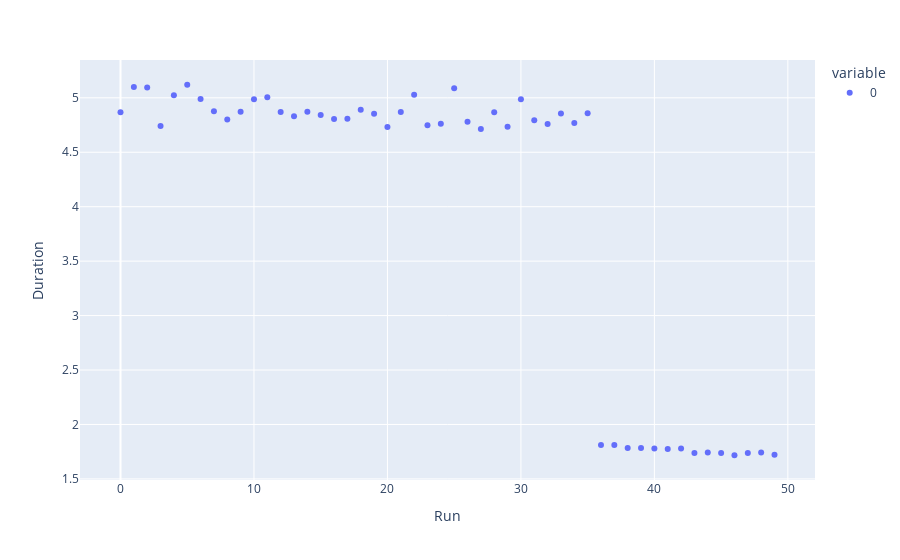
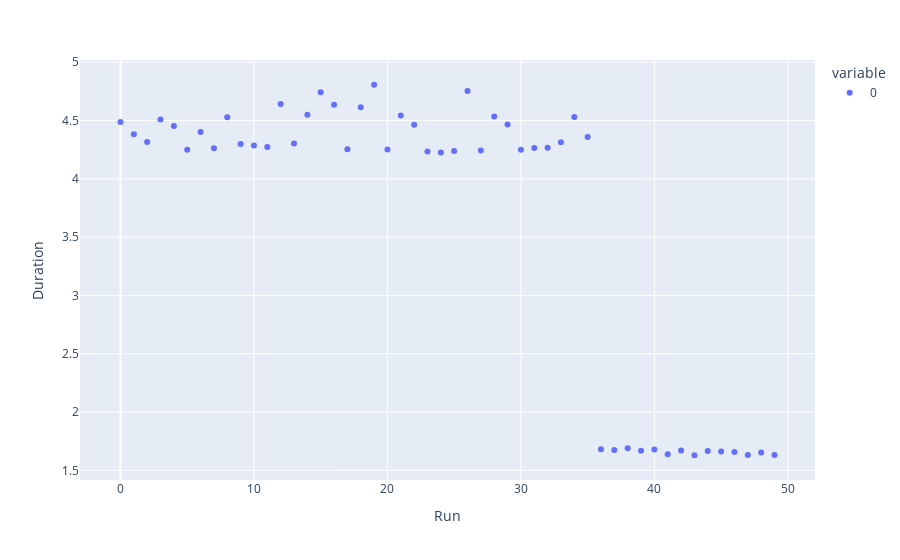
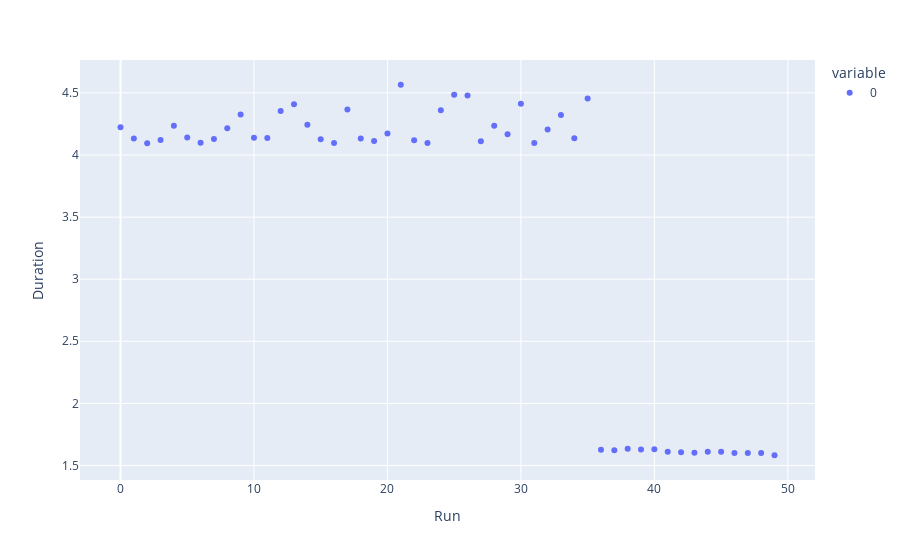
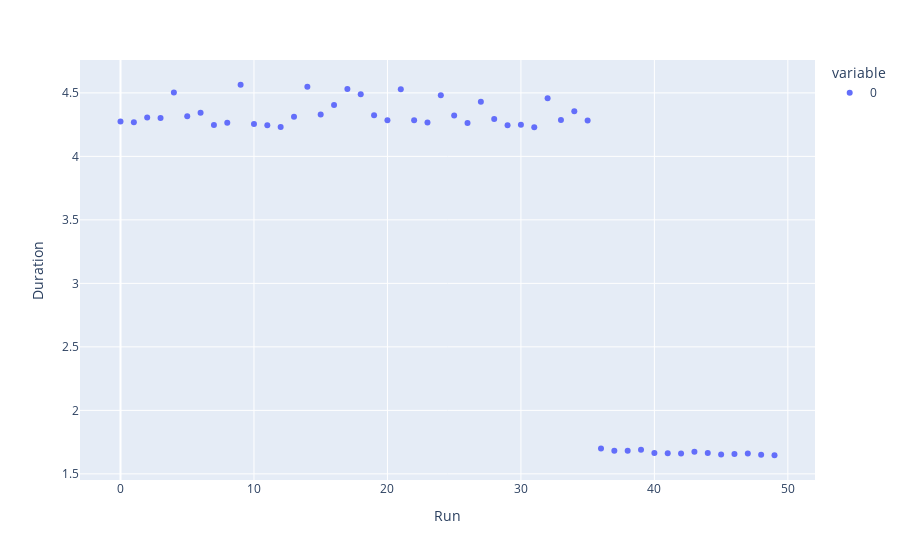

Notebook source saved alongside these figures, in order:
### Code cell
from hcve_lib.visualisation import p
from optuna import Trial
from hcve_lib.tracking import get_completed_runs, get_run_duration
from hcve_lib.tracking import get_last_run
from hcve_lib.tracking import is_root_run
from hcve_lib.tracking import get_children_run
import humanize
import pytz
from datetime import datetime

set_tracking_uri('http://localhost:5000')
runs = get_completed_runs('lco_optimized')
last_run = get_last_run(runs, is_root_run(runs) & (runs['tags.mlflow.runName'] == 'coxnet'))
children = get_children_run(runs, last_run['run_id'])

def get_trial_duration_min(trial: Trial) -> float:
    return (trial.datetime_complete-trial.datetime_start).total_seconds()  / 60

for _, run in children.iterrows():
    b(run['tags.mlflow.runName'])
    p(humanize.naturaltime(datetime.now(tz=pytz.utc) - last_run['start_time']))
    p(f'Total duration: {humanize.naturaldelta(get_run_duration(run))}')
    study = load_pickled_artifact(run['run_id'], 'study')
    # optuna.visualization.plot_optimization_history(study).show()
    # optuna.visualization.plot_param_importances(result).show()
    # optuna.visualization.plot_parallel_coordinate(study).show()
    trial_durations = [
        get_trial_duration_min(trial) for trial in study.trials]
    px.scatter(trial_durations, labels={'index': 'Run', 'value': 'Duration'}).show()
    x = [trial.params['__cross_validate__missing_fraction'] for trial in study.trials]
    y = [trial.value for trial in study.trials]
    # plotly.express.scatter(x=x, y=y).show()

### Figure 1 — Plotly figure (JSON) as saved in the notebook; plotly's stock layout.template omitted (floating-point values rounded to 4 significant figures)
{"data": [{"hovertemplate": "variable=0<br>Run=%{x}<br>Duration=%{y}<extra></extra>", "legendgroup": "0", "marker": {"color": "#636efa", "symbol": "circle"}, "mode": "markers", "name": "0", "orientation": "v", "showlegend": true, "type": "scatter", "x": [0, 1, 2, 3, 4, 5, 6, 7, 8, 9, 10, 11, 12, 13, 14, 15, 16, 17, 18, 19, 20, 21, 22, 23, 24, 25, 26, 27, 28, 29, 30, 31, 32, 33, 34, 35, 36, 37, 38, 39, 40, 41, 42, 43, 44, 45, 46, 47, 48, 49], "xaxis": "x", "y": [4.868, 5.1, 5.094, 4.74, 5.023, 5.12, 4.989, 4.876, 4.801, 4.873, 4.987, 5.005, 4.869, 4.832, 4.871, 4.842, 4.806, 4.807, 4.891, 4.855, 4.733, 4.869, 5.028, 4.747, 4.761, 5.088, 4.78, 4.714, 4.868, 4.734, 4.986, 4.793, 4.759, 4.855, 4.769, 4.859, 1.812, 1.812, 1.783, 1.785, 1.78, 1.774, 1.778, 1.739, 1.743, 1.737, 1.717, 1.738, 1.743, 1.721], "yaxis": "y"}], "layout": {"legend": {"title": {"text": "variable"}, "tracegroupgap": 0}, "margin": {"t": 60}, "xaxis": {"anchor": "y", "domain": [0.0, 1.0], "title": {"text": "Run"}}, "yaxis": {"anchor": "x", "domain": [0.0, 1.0], "title": {"text": "Duration"}}}}

### Figure 2 — Plotly figure (JSON) as saved in the notebook; plotly's stock layout.template omitted (floating-point values rounded to 4 significant figures)
{"data": [{"hovertemplate": "variable=0<br>Run=%{x}<br>Duration=%{y}<extra></extra>", "legendgroup": "0", "marker": {"color": "#636efa", "symbol": "circle"}, "mode": "markers", "name": "0", "orientation": "v", "showlegend": true, "type": "scatter", "x": [0, 1, 2, 3, 4, 5, 6, 7, 8, 9, 10, 11, 12, 13, 14, 15, 16, 17, 18, 19, 20, 21, 22, 23, 24, 25, 26, 27, 28, 29, 30, 31, 32, 33, 34, 35, 36, 37, 38, 39, 40, 41, 42, 43, 44, 45, 46, 47, 48, 49], "xaxis": "x", "y": [4.486, 4.383, 4.315, 4.509, 4.454, 4.249, 4.401, 4.261, 4.529, 4.299, 4.285, 4.272, 4.642, 4.302, 4.549, 4.742, 4.635, 4.254, 4.613, 4.806, 4.252, 4.542, 4.462, 4.235, 4.225, 4.239, 4.754, 4.242, 4.533, 4.465, 4.25, 4.264, 4.266, 4.313, 4.53, 4.358, 1.68, 1.674, 1.69, 1.669, 1.679, 1.637, 1.671, 1.629, 1.666, 1.661, 1.657, 1.631, 1.652, 1.631], "yaxis": "y"}], "layout": {"legend": {"title": {"text": "variable"}, "tracegroupgap": 0}, "margin": {"t": 60}, "xaxis": {"anchor": "y", "domain": [0.0, 1.0], "title": {"text": "Run"}}, "yaxis": {"anchor": "x", "domain": [0.0, 1.0], "title": {"text": "Duration"}}}}

### Figure 3 — Plotly figure (JSON) as saved in the notebook; plotly's stock layout.template omitted (floating-point values rounded to 4 significant figures)
{"data": [{"hovertemplate": "variable=0<br>Run=%{x}<br>Duration=%{y}<extra></extra>", "legendgroup": "0", "marker": {"color": "#636efa", "symbol": "circle"}, "mode": "markers", "name": "0", "orientation": "v", "showlegend": true, "type": "scatter", "x": [0, 1, 2, 3, 4, 5, 6, 7, 8, 9, 10, 11, 12, 13, 14, 15, 16, 17, 18, 19, 20, 21, 22, 23, 24, 25, 26, 27, 28, 29, 30, 31, 32, 33, 34, 35, 36, 37, 38, 39, 40, 41, 42, 43, 44, 45, 46, 47, 48, 49], "xaxis": "x", "y": [4.223, 4.133, 4.096, 4.121, 4.235, 4.141, 4.099, 4.128, 4.215, 4.326, 4.139, 4.138, 4.354, 4.409, 4.244, 4.127, 4.097, 4.367, 4.134, 4.114, 4.174, 4.566, 4.118, 4.097, 4.36, 4.486, 4.48, 4.111, 4.236, 4.166, 4.413, 4.096, 4.205, 4.322, 4.135, 4.456, 1.627, 1.622, 1.634, 1.629, 1.63, 1.611, 1.606, 1.602, 1.61, 1.611, 1.6, 1.6, 1.601, 1.582], "yaxis": "y"}], "layout": {"legend": {"title": {"text": "variable"}, "tracegroupgap": 0}, "margin": {"t": 60}, "xaxis": {"anchor": "y", "domain": [0.0, 1.0], "title": {"text": "Run"}}, "yaxis": {"anchor": "x", "domain": [0.0, 1.0], "title": {"text": "Duration"}}}}

### Figure 4 — Plotly figure (JSON) as saved in the notebook; plotly's stock layout.template omitted (floating-point values rounded to 4 significant figures)
{"data": [{"hovertemplate": "variable=0<br>Run=%{x}<br>Duration=%{y}<extra></extra>", "legendgroup": "0", "marker": {"color": "#636efa", "symbol": "circle"}, "mode": "markers", "name": "0", "orientation": "v", "showlegend": true, "type": "scatter", "x": [0, 1, 2, 3, 4, 5, 6, 7, 8, 9, 10, 11, 12, 13, 14, 15, 16, 17, 18, 19, 20, 21, 22, 23, 24, 25, 26, 27, 28, 29, 30, 31, 32, 33, 34, 35, 36, 37, 38, 39, 40, 41, 42, 43, 44, 45, 46, 47, 48, 49], "xaxis": "x", "y": [4.276, 4.269, 4.306, 4.302, 4.504, 4.315, 4.343, 4.246, 4.265, 4.564, 4.255, 4.244, 4.231, 4.311, 4.549, 4.329, 4.404, 4.531, 4.49, 4.323, 4.285, 4.529, 4.285, 4.267, 4.482, 4.322, 4.264, 4.429, 4.294, 4.246, 4.249, 4.229, 4.459, 4.285, 4.355, 4.283, 1.7, 1.681, 1.682, 1.69, 1.665, 1.663, 1.66, 1.675, 1.664, 1.653, 1.656, 1.661, 1.65, 1.647], "yaxis": "y"}], "layout": {"legend": {"title": {"text": "variable"}, "tracegroupgap": 0}, "margin": {"t": 60}, "xaxis": {"anchor": "y", "domain": [0.0, 1.0], "title": {"text": "Run"}}, "yaxis": {"anchor": "x", "domain": [0.0, 1.0], "title": {"text": "Duration"}}}}
